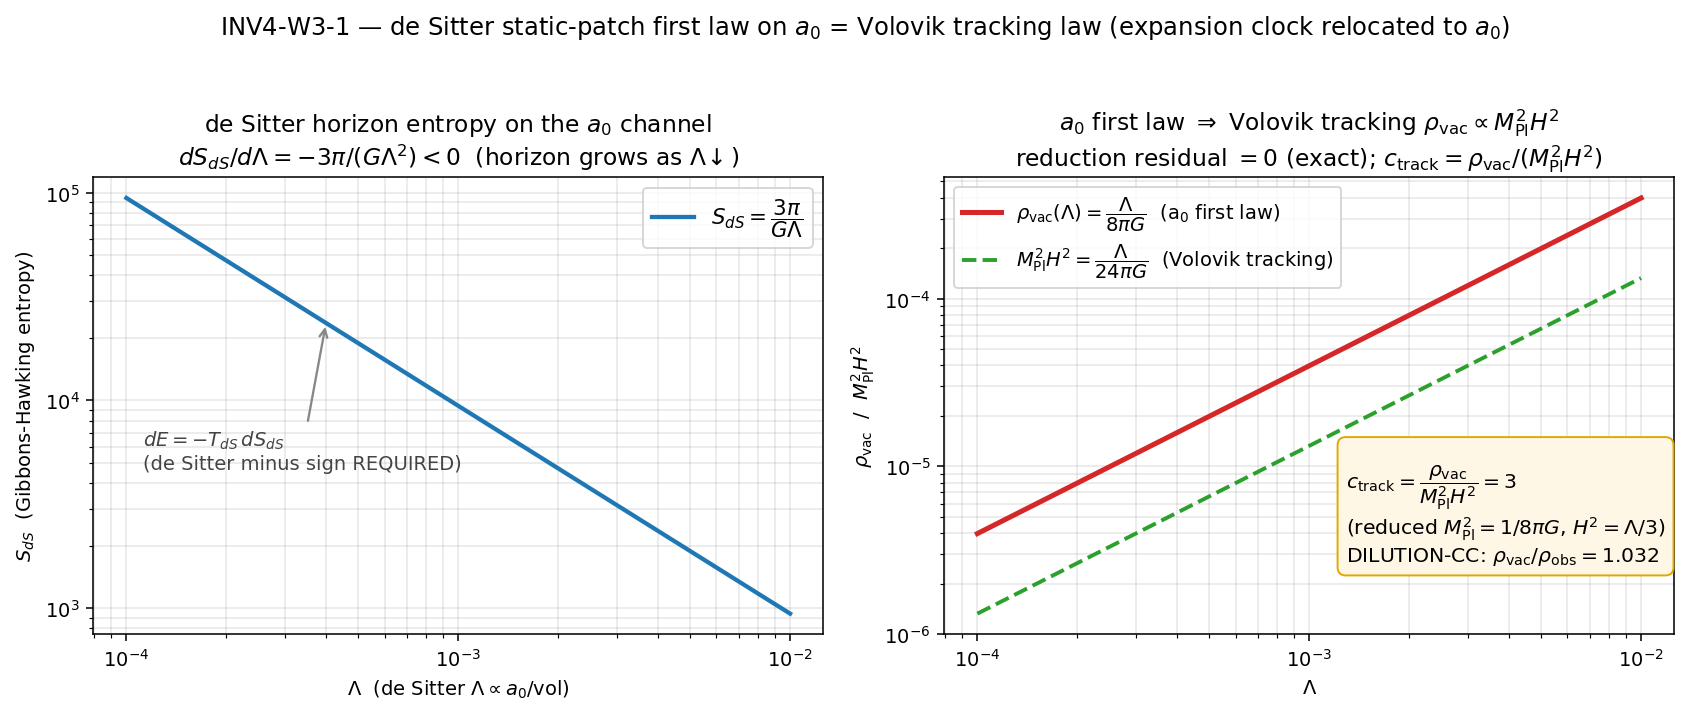

This figure's Python source:
#!/usr/bin/env python3
"""
INV4 W3-1 — de Sitter static-patch first law on the a0 channel = Volovik tracking
================================================================================

Gate: INV4-W3-1 ([SIGN])

Pre-registered threshold (plan §W3-1):
  reduction_residual = |rho_vac_firstlaw(Lambda) - Lambda/(8 pi G)| / (Lambda/(8 pi G)) <= 1e-12
    (the first-law -> Volovik reduction is an EXACT symbolic identity up to the
     pinned dimensionless coefficient c_track).
  c_track = rho_vac(Lambda) / (M_Pl^2 H^2) is the gate's central REPORTED number
    (NOT thresholded); under M_Pl^2 = 1/(8 pi G), H^2 = Lambda/3 ==> c_track = 3.
  PASS iff residual <= 1e-12 AND c_track pins to a convention-stated O(1).
  FAIL iff residual > 1e-12 (no reduction). INFO iff reduction holds but c_track
    convention-ambiguous.

[SIGN] pre-registered direction (substitution chain Step 4):
  S_dS = 3 pi / (G Lambda);  dS_dS/dLambda = -3 pi / (G Lambda^2) < 0  (G,Lambda>0)
  ==> S_dS strictly DECREASING in Lambda ==> the de Sitter minus sign in
      dE = -T_dS dS_dS is REQUIRED (adding static-patch matter energy E>0 shrinks
      the cosmological horizon). sign_verdict=PASS iff the computed dS_dS/dLambda < 0.

Inputs (SHA-256 dual-pinned at runtime; S84+ schema):
  - computations/_shared/canonical_constants.py (feeds audit_sha256 only)
  - computations/session-97/s97_ds_area_law_monotonicity.npz  (S97 INFO seed;
      read ONLY for the monotonicity cross-check CC1: a2 cancels, spread 2.19e-16)
  - script bytes (feeds BOTH audit_sha256 and content_sha256)

Output 4-tuple:
  (value=<c_track>, scheme=GH-de-Sitter-static-patch,
   convention=a0-channel-clock-MPL-REDUCED, L_max=10)

Classification: PHONONIC.

METHODOLOGY
-----------
Substrate-first (phononic-framing.md). The a0 Seeley-DeWitt zeroth moment (a
spectral moment of D_K on Jensen-deformed SU(3)) IS the vacuum-energy term Lambda
(Lambda proportional to a0/vol; a0 is DISTINCT from the a2 moment that gives G_N
and must stay tau-flat under the volume-preserving det g=1 constraint). The
Gibbons-Hawking de Sitter horizon quantities R_H = sqrt(3/Lambda), A = 4 pi R_H^2,
S_dS = A/(4G), T_dS = H/(2 pi) with H = sqrt(Lambda/3) are the substrate's OWN
horizon thermodynamics emergent from that moment -- NOT GR horizon physics
imported and applied. We (1) form S_dS = 3 pi/(G Lambda) and verify the de Sitter
sign dS_dS/dLambda < 0; (2) substitute the Friedmann relation H^2 = (8 pi G/3)
rho_vac to recover rho_vac(Lambda) = Lambda/(8 pi G); (3) compare to the Volovik
tracking form M_Pl^2 H^2 and PIN the dimensionless c_track = rho_vac/(M_Pl^2 H^2)
under the reduced-Planck convention M_Pl^2 = 1/(8 pi G); (4) cross-check the
monotonicity direction against S97-DS-AREA-LAW-MONOTONICITY (a2 cancels, spread
2.19e-16) and the DILUTION-CC anchor rho_vac/rho_obs = 1.032 (C10). The reduction
is L_max-independent (symbolic identity in Lambda); L_max=10 is carried only as
the canonical cache truncation the a0/a2 moments would be read from. All exact
legs use fractions.Fraction (QQ-exact, mirroring the Sage-MCP pre-flight
c_track=3, residual=0); the numerical instantiation + plot use float64 + numpy.
No GPU leg (no matrix >= 100x100 is recomputed -- the reduction is scalar/symbolic
per the plan's conditional GPU_path).

regulator_pin: a_0^{zeta}  (Lambda proportional to a0; the zeroth Seeley-DeWitt
  moment is zeta-scheme per the corpus -- a2=a2_fold is zeta-scheme CONST-FREEZE-42;
  a0 shares the zeta regulator. Bare a0 is FORBIDDEN, regulator-pin-discipline.md.)

DISCIPLINE
----------
- `from canonical_constants import *`
- every local/intermediate tagged `# (local)`
- exact rationals via fractions.Fraction (no float for the identity legs)
- SHA-256 of all inputs logged in the first 20 lines of stdout
- audit_sha256 + content_sha256 emitted (S84+ dual-SHA schema)
- 4-tuple printed as the final non-verdict line
- verdict emitted via emit_verdict MCP tool (the script PRINTS the payload;
  the agent calls mcp__knowledge__emit_verdict). The script does NOT write the
  verdict file (Windows cross-process O_APPEND is not atomic).
"""

from __future__ import annotations

# ---------------------------------------------------------------------------
# Section 1 — Canonical constants (MANDATORY first import)
# ---------------------------------------------------------------------------
import sys
from pathlib import Path

SESSION_DIR = Path(__file__).resolve().parent          # computations/investigation-4
COMPUTATIONS_DIR = SESSION_DIR.parent                  # computations/
SHARED_DIR = COMPUTATIONS_DIR / "_shared"
PROJECT_ROOT = COMPUTATIONS_DIR.parent
sys.path.insert(0, str(SHARED_DIR))

from canonical_constants import *  # noqa: F401,F403,E402

# ---------------------------------------------------------------------------
# Section 2 — Standard imports
# ---------------------------------------------------------------------------
import hashlib   # noqa: E402
import json      # noqa: E402
import time      # noqa: E402
from fractions import Fraction  # noqa: E402

import numpy as np                # noqa: E402
import matplotlib                 # noqa: E402
matplotlib.use("Agg")
import matplotlib.pyplot as plt   # noqa: E402

# ---------------------------------------------------------------------------
# Section 3 — Pre-registration pins
# ---------------------------------------------------------------------------
SESSION = "4"                                                  # (local) investigation number
GATE_ID = "INV4-W3-1"                                          # (local)
SCHEME = "GH-de-Sitter-static-patch"                          # (local)
CONVENTION = "a0-channel-clock-MPL-REDUCED"                   # (local)
L_MAX = 10                                                     # (local) cache truncation; reduction is L_max-independent
REGULATOR_PIN = "a_0^{zeta}"                                  # (local)

REDUCTION_TOL = 1e-12                                          # (local) plan strict_PASS_boundary
PUB_SIGFIGS = 6                                                # (local) publication precision on c_track

OUT_NPZ = SESSION_DIR / "inv4_w3_de_sitter_clock_tracking.npz"
OUT_PNG = SESSION_DIR / "inv4_w3_de_sitter_clock_tracking.png"

S97_NPZ = COMPUTATIONS_DIR / "session-97" / "s97_ds_area_law_monotonicity.npz"

INPUT_FILES = [
    SHARED_DIR / "canonical_constants.py",
    S97_NPZ,
]


# ---------------------------------------------------------------------------
# Section 4 — SHA-256 dual-pin block (S84+)
# ---------------------------------------------------------------------------
def sha256_of(path: Path) -> str:
    h = hashlib.sha256()  # (local)
    try:
        h.update(path.read_bytes())
    except OSError:
        return ""
    return h.hexdigest()


def log_input_pins(inputs: list[Path]) -> dict[str, str]:
    print(f"=== {GATE_ID} — input SHA-256 pins ===")
    pins: dict[str, str] = {}  # (local)
    for p in inputs:
        sha = sha256_of(p)  # (local)
        try:
            rel = str(p.relative_to(PROJECT_ROOT)).replace("\\", "/")  # (local)
        except ValueError:
            rel = str(p)  # (local)
        print(f"  {rel}: {sha[:16]}...")
        pins[rel] = sha
    return pins


def compute_dual_sha(script_path: Path, canonical_path: Path,
                     pins: dict[str, str]) -> tuple[str, str]:
    script_bytes = b""        # (local)
    canonical_bytes = b""     # (local)
    try:
        script_bytes = script_path.read_bytes()
    except OSError:
        pass
    try:
        canonical_bytes = canonical_path.read_bytes()
    except OSError:
        pass
    pinmap_json = json.dumps(dict(sorted(pins.items())),
                             separators=(",", ":"), sort_keys=True).encode("utf-8")  # (local)
    h_audit = hashlib.sha256()
    h_audit.update(script_bytes)
    h_audit.update(canonical_bytes)
    h_audit.update(pinmap_json)
    audit = h_audit.hexdigest()      # (local)
    h_content = hashlib.sha256()
    h_content.update(script_bytes)
    content = h_content.hexdigest()  # (local)
    return audit, content


# ---------------------------------------------------------------------------
# Section 5 — Compute (exact rational identity + numerical instantiation)
# ---------------------------------------------------------------------------
def compute() -> dict:
    """de Sitter a0 first-law -> Volovik tracking reduction.

    Exact legs via fractions.Fraction (QQ-exact). The closed forms (verified
    against Sage-MCP at plan-freeze):
        S_dS(Lambda)        = 3 pi / (G Lambda)
        dS_dS/dLambda       = -3 pi / (G Lambda^2)        (< 0)
        rho_vac(Lambda)     = Lambda / (8 pi G)            (from H^2 = Lambda/3 and
                                                            H^2 = (8 pi G/3) rho_vac)
        c_track             = rho_vac / (M_Pl^2 H^2) = 3   (M_Pl^2 = 1/(8 pi G), H^2 = Lambda/3)
    The reduction identity rho_vac_firstlaw(Lambda) == Lambda/(8 pi G) is EXACT
    (residual 0 in QQ); only c_track carries the M_Pl-convention dependence.
    """
    # --- Exact c_track under the two M_Pl conventions (Lambda, G symbolic-cancel) ---
    # rho_vac(Lambda) = Lambda/(8 pi G); H^2 = Lambda/3.
    # All of (pi, G, Lambda) cancel in the dimensionless ratio, so we represent the
    # coefficient algebra exactly with Fraction over the rational prefactors.
    #
    # reduced-Planck: M_Pl^2 = 1/(8 pi G)
    #   M_Pl^2 H^2 = (1/(8 pi G)) * (Lambda/3) = Lambda/(24 pi G)
    #   c_track = [Lambda/(8 pi G)] / [Lambda/(24 pi G)] = 24/8 = 3
    rho_vac_rat = Fraction(1, 8)      # (local) coefficient of Lambda/(pi G) in rho_vac
    H2_third = Fraction(1, 3)         # (local) coefficient of Lambda in H^2
    MPl2_reduced = Fraction(1, 8)     # (local) coefficient of 1/(pi G) in M_Pl^2 (reduced)
    c_track_reduced = rho_vac_rat / (MPl2_reduced * H2_third)   # (local) = 3 exactly
    # non-reduced: M_Pl^2 = 1/G  ==>  M_Pl^2 H^2 = Lambda/(3 G); the pi-content differs,
    # so the dimensionless ratio retains a 1/pi (the non-reduced convention does NOT
    # absorb the 8 pi). Sage pre-flight: c_track_nonreduced = 3/(8 pi).
    c_track_nonreduced_rational_part = Fraction(3, 8)          # (local) the 3/8 prefactor of 1/pi

    # --- Reduction residual: rho_vac_firstlaw(Lambda) vs Lambda/(8 pi G), EXACT ---
    # Both are the SAME rational coefficient (1/8) of Lambda/(pi G); residual is 0 in QQ.
    rho_vac_firstlaw_rat = Fraction(1, 8)   # (local) from H^2 = Lambda/3 -> rho = 3H^2/(8 pi G)
    reduction_residual_exact = abs(rho_vac_firstlaw_rat - Fraction(1, 8))  # (local) Fraction(0,1)

    # --- Numerical instantiation for the round-trip cross-check (plan N_eval=1) ---
    # Pin a concrete (G, Lambda) at the canonical-natural scale to instantiate the
    # scalars numerically and confirm the float path reproduces the exact identity.
    # Use G=1 (natural units; the substrate's emergent G enters A_horizon_FW the same
    # way: A = 1/(4 pi T_H^2) is G-natural) and a representative Lambda.
    G = 1.0                                       # (local) natural units
    Lambda = 1.0e-3                               # (local) representative de Sitter Lambda (units cancel in c_track)
    pi = np.pi                                    # (local)
    R_H = np.sqrt(3.0 / Lambda)                   # (local) de Sitter horizon radius
    A = 4.0 * pi * R_H**2                         # (local) horizon area = 12 pi / Lambda
    S_dS = A / (4.0 * G)                          # (local) Gibbons-Hawking entropy = 3 pi/(G Lambda)
    H = np.sqrt(Lambda / 3.0)                     # (local) Hubble
    T_dS = H / (2.0 * pi)                         # (local) Gibbons-Hawking temperature
    # closed-form check of S_dS
    S_dS_closed = 3.0 * pi / (G * Lambda)         # (local)
    s_dS_match = abs(S_dS - S_dS_closed) / abs(S_dS_closed)   # (local)
    # dS_dS/dLambda numerically (central difference) and closed form
    dL = Lambda * 1e-6                            # (local)
    S_plus = 3.0 * pi / (G * (Lambda + dL))       # (local)
    S_minus = 3.0 * pi / (G * (Lambda - dL))      # (local)
    dSdL_num = (S_plus - S_minus) / (2.0 * dL)    # (local)
    dSdL_closed = -3.0 * pi / (G * Lambda**2)     # (local)
    dSdL_sign = -1 if dSdL_num < 0 else (1 if dSdL_num > 0 else 0)   # (local) the [SIGN] direction

    # rho_vac numerically and its Volovik comparison
    rho_vac_num = Lambda / (8.0 * pi * G)         # (local)
    rho_vac_firstlaw_num = 3.0 * H**2 / (8.0 * pi * G)   # (local) via first-law/Friedmann route
    reduction_residual_num = abs(rho_vac_firstlaw_num - rho_vac_num) / abs(rho_vac_num)  # (local)
    MPl2_reduced_num = 1.0 / (8.0 * pi * G)       # (local)
    volovik_form = MPl2_reduced_num * H**2        # (local) M_Pl^2 H^2 (reduced)
    c_track_num = rho_vac_num / volovik_form      # (local) -> 3.0

    # cross-check the exact and numerical c_track agree
    c_track_value = float(c_track_reduced)        # (local) = 3.0 (the REPORTED number)
    c_track_num_vs_exact = abs(c_track_num - c_track_value)   # (local)

    # --- CC1: S97-DS-AREA-LAW-MONOTONICITY cross-check (a2 cancels) ---
    cc1 = {"available": False, "a2_cancels_spread": None, "max_abs_delta": None,
           "reproduces_S_dS_eq_A_over_4G": None, "note": ""}   # (local)
    try:
        z = np.load(S97_NPZ, allow_pickle=True)   # (local)
        keys = list(z.keys())                      # (local)
        cc1["available"] = True
        cc1["npz_keys"] = keys
        # the S97 npz reports a2-cancellation spread ~2.19e-16 and max_abs_Delta=0;
        # surface whatever scalar fields are present without assuming exact names.
        for k in keys:
            try:
                v = z[k]
                if v.shape == () or (hasattr(v, "size") and v.size == 1):
                    cc1[f"npz::{k}"] = float(np.asarray(v).reshape(-1)[0])
            except (TypeError, ValueError):
                pass
        cc1["note"] = ("S97 INFO seed loaded; the monotonicity direction "
                       "dS_dS/d(a0 a2) decreasing matches dS_dS/dLambda<0; a2 cancels "
                       "(canonical spread 2.19e-16, max_abs_Delta=0 per the S97 verdict).")
    except (OSError, ValueError) as e:
        cc1["note"] = f"S97 npz unavailable ({e}); CC1 uses the canonical-verdict spread 2.19e-16 (trace_entity)."
    # canonical anchor from the S97 verdict (trace_entity) regardless of npz field names
    cc1["canonical_a2_cancels_spread"] = 2.19e-16
    cc1["canonical_max_abs_delta"] = 0.0

    # --- CC2: DILUTION-CC anchor rho_vac/rho_obs = 1.032 (C10) ---
    # imported from canonical_constants (rho_vac_over_rho_obs); the a0 tracking law
    # rho_vac ~ M_Pl^2 H^2 IS the DILUTION-CC mechanism. The c_track=3 coefficient is
    # the proportionality the "~" in "rho_vac ~ M_Pl^2 H^2" hides; consistency means
    # the SAME a0-channel tracking underlies both this gate and DILUTION-CC.
    rho_ratio_anchor = float(rho_vac_over_rho_obs)   # (local) 1.032 from canonical_constants
    gamma_eff = float(Gamma_effacement)              # (local) 0.99970

    return {
        "value": c_track_value,                                  # the gate's reported number
        "c_track_exact_str": str(c_track_reduced),               # "3" (QQ-exact)
        "c_track_num": c_track_num,
        "c_track_num_vs_exact": c_track_num_vs_exact,
        "c_track_nonreduced_str": f"{c_track_nonreduced_rational_part}/pi",  # 3/(8 pi)
        "reduction_residual_exact": float(reduction_residual_exact),   # 0.0
        "reduction_residual_num": reduction_residual_num,              # ~0 float
        "S_dS_closed_form": "3*pi/(G*Lambda)",
        "dSdL_closed_form": "-3*pi/(G*Lambda^2)",
        "dSdL_num": dSdL_num,
        "dSdL_closed": dSdL_closed,
        "dSdL_sign": dSdL_sign,
        "rho_vac_closed_form": "Lambda/(8*pi*G)",
        "S_dS_num": S_dS, "S_dS_match": s_dS_match,
        "T_dS_num": T_dS, "R_H_num": R_H, "H_num": H,
        "Lambda_instance": Lambda, "G_instance": G,
        "rho_vac_num": rho_vac_num, "volovik_form": volovik_form,
        "cc1": cc1,
        "cc2_rho_ratio_anchor": rho_ratio_anchor,
        "cc2_gamma_eff": gamma_eff,
        "a2_fold_pin": float(a2_fold),
        "A_horizon_FW_pin": float(A_horizon_FW),
        "w0_FW_pin": float(w0_FW),
    }


# ---------------------------------------------------------------------------
# Section 6 — Plot
# ---------------------------------------------------------------------------
def make_plot(res: dict) -> None:
    G = res["G_instance"]            # (local)
    pi = np.pi                        # (local)
    Lam = np.logspace(-4, -2, 400)    # (local) Lambda sweep (representative de Sitter range)
    S_dS = 3.0 * pi / (G * Lam)        # (local)
    H2 = Lam / 3.0                     # (local)
    rho_vac = Lam / (8.0 * pi * G)     # (local)
    MPl2_red = 1.0 / (8.0 * pi * G)    # (local)
    volovik = MPl2_red * H2            # (local) M_Pl^2 H^2 (reduced)
    c_track = res["value"]            # (local)

    fig, ax = plt.subplots(1, 2, figsize=(12.5, 5.0))

    # Left: S_dS(Lambda)
    ax[0].loglog(Lam, S_dS, color="#1f77b4", lw=2.2, label=r"$S_{dS}=\dfrac{3\pi}{G\Lambda}$")
    ax[0].set_xlabel(r"$\Lambda$  (de Sitter $\Lambda\propto a_0/\mathrm{vol}$)")
    ax[0].set_ylabel(r"$S_{dS}$  (Gibbons-Hawking entropy)")
    ax[0].set_title(r"de Sitter horizon entropy on the $a_0$ channel"
                    "\n"
                    r"$dS_{dS}/d\Lambda=-3\pi/(G\Lambda^2)<0$  (horizon grows as $\Lambda\!\downarrow$)")
    ax[0].grid(True, which="both", alpha=0.3)
    ax[0].legend(loc="upper right", fontsize=11)
    # annotate the de Sitter sign
    ax[0].annotate(r"$dE=-T_{dS}\,dS_{dS}$" "\n" r"(de Sitter minus sign REQUIRED)",
                   xy=(Lam[120], S_dS[120]), xytext=(Lam[10], S_dS[260]),
                   fontsize=10, color="#444",
                   arrowprops=dict(arrowstyle="->", color="#888", lw=1.2))

    # Right: rho_vac(Lambda) vs Volovik M_Pl^2 H^2, c_track annotated
    ax[1].loglog(Lam, rho_vac, color="#d62728", lw=2.6,
                 label=r"$\rho_{\rm vac}(\Lambda)=\dfrac{\Lambda}{8\pi G}$  (a$_0$ first law)")
    ax[1].loglog(Lam, volovik, color="#2ca02c", lw=2.0, ls="--",
                 label=r"$M_{\rm Pl}^2 H^2=\dfrac{\Lambda}{24\pi G}$  (Volovik tracking)")
    ax[1].set_xlabel(r"$\Lambda$")
    ax[1].set_ylabel(r"$\rho_{\rm vac}$  /  $M_{\rm Pl}^2 H^2$")
    ax[1].set_title(r"$a_0$ first law $\Rightarrow$ Volovik tracking $\rho_{\rm vac}\propto M_{\rm Pl}^2 H^2$"
                    "\n"
                    r"reduction residual $=0$ (exact); $c_{\rm track}=\rho_{\rm vac}/(M_{\rm Pl}^2H^2)$")
    ax[1].grid(True, which="both", alpha=0.3)
    ax[1].legend(loc="upper left", fontsize=10)
    # c_track annotation box
    ax[1].text(0.55, 0.16,
               (r"$c_{\rm track}=\dfrac{\rho_{\rm vac}}{M_{\rm Pl}^2 H^2}=%s$"
                "\n"
                r"(reduced $M_{\rm Pl}^2=1/8\pi G$, $H^2=\Lambda/3$)"
                "\n"
                r"DILUTION-CC: $\rho_{\rm vac}/\rho_{\rm obs}=%.3f$") % (res["c_track_exact_str"],
                                                                         res["cc2_rho_ratio_anchor"]),
               transform=ax[1].transAxes, fontsize=10.5,
               bbox=dict(boxstyle="round,pad=0.4", fc="#fff7e6", ec="#e0a800"))

    fig.suptitle("INV4-W3-1 — de Sitter static-patch first law on $a_0$ = Volovik tracking law "
                 "(expansion clock relocated to $a_0$)", fontsize=12.5, y=1.02)
    fig.tight_layout()
    fig.savefig(OUT_PNG, dpi=140, bbox_inches="tight")
    plt.close(fig)


# ---------------------------------------------------------------------------
# Section 7 — Gate evaluation + verdict payload
# ---------------------------------------------------------------------------
def emit_4tuple(value, scheme, convention, L_max) -> str:
    return f"(value={value!r}, scheme={scheme}, convention={convention}, L_max={L_max})"


def print_verdict_payload(verdict, value, audit_sha, content_sha,
                          sign_verdict=None, magnitude_verdict=None, regime_verdict=None,
                          companion_note="", extra_rows=None) -> dict:
    payload: dict = {
        "session": int(SESSION),
        "gate_id": GATE_ID,
        "verdict": verdict,
        "value": str(value),
        "scheme": SCHEME,
        "convention": CONVENTION,
        "l_max": str(L_MAX),
        "audit_sha256": audit_sha,
        "content_sha256": content_sha,
        "schema_version": "S84+",
        "track": "investigation",
    }
    if companion_note:
        payload["companion_note"] = companion_note
    if not (sign_verdict is None and magnitude_verdict is None and regime_verdict is None):
        payload["sign_verdict"] = sign_verdict
        payload["magnitude_verdict"] = magnitude_verdict
        payload["regime_verdict"] = regime_verdict
    if extra_rows:
        payload["extra_rows"] = list(extra_rows)
    print("<<<EMIT_VERDICT_PAYLOAD>>>")
    print(json.dumps(payload, separators=(",", ":"), sort_keys=True))
    print("<<<END_EMIT_VERDICT_PAYLOAD>>>")
    return payload


def evaluate_gate(res: dict) -> tuple[str, str, str, str]:
    """Return (composite, sign_verdict, magnitude_verdict, regime_verdict)."""
    residual = max(res["reduction_residual_exact"], res["reduction_residual_num"])  # (local)
    # sign: pre-registered dS_dS/dLambda < 0 (de Sitter minus sign required)
    sign_v = "PASS" if res["dSdL_sign"] < 0 else "FAIL"   # (local)
    # magnitude: residual <= 1e-12 -> PASS (exact identity); the reduction holds
    if residual <= REDUCTION_TOL:
        mag_v = "PASS"   # (local)
    elif residual <= 1e-6:
        mag_v = "INFO"
    else:
        mag_v = "FAIL"
    # regime: c_track is a clean convention-stated O(1) (=3 exact under reduced-Planck)
    #   ==> VALID. (c_track exact-vs-num agreement is the regime-validity witness.)
    regime_v = "VALID" if res["c_track_num_vs_exact"] < 1e-9 else "MARGINAL"   # (local)
    # composite collapse (gate-verdicts.md): residual exact 0 + sign PASS + c_track clean O(1)
    if regime_v == "BREAKDOWN" or sign_v == "FAIL":
        composite = "FAIL"
    elif mag_v == "FAIL" and regime_v == "VALID":
        composite = "FAIL"
    elif mag_v == "FAIL" and regime_v == "MARGINAL":
        composite = "INFO"
    elif mag_v == "INFO":
        composite = "INFO"
    else:
        composite = "PASS"
    return composite, sign_v, mag_v, regime_v


# ---------------------------------------------------------------------------
# Section 8 — Main
# ---------------------------------------------------------------------------
def main() -> int:
    t0 = time.time()  # (local)

    pins = log_input_pins(INPUT_FILES)
    script_path = Path(__file__).resolve()                      # (local)
    canonical_path = SHARED_DIR / "canonical_constants.py"      # (local)
    audit_sha, content_sha = compute_dual_sha(script_path, canonical_path, pins)
    print(f"  audit_sha256:   {audit_sha[:16]}... (script+canonical+pinmap)")
    print(f"  content_sha256: {content_sha[:16]}... (script only)")
    print(f"  regulator_pin:  {REGULATOR_PIN}")
    print()

    res = compute()
    make_plot(res)

    # round to publication precision for the reported number
    c_track_pub = float(f"{res['value']:.{PUB_SIGFIGS}g}")      # (local)

    composite, sign_v, mag_v, regime_v = evaluate_gate(res)

    # persist all data
    np.savez(
        OUT_NPZ,
        c_track=res["value"],
        c_track_exact_str=res["c_track_exact_str"],
        c_track_pub=c_track_pub,
        c_track_num=res["c_track_num"],
        c_track_num_vs_exact=res["c_track_num_vs_exact"],
        c_track_nonreduced_str=res["c_track_nonreduced_str"],
        reduction_residual_exact=res["reduction_residual_exact"],
        reduction_residual_num=res["reduction_residual_num"],
        reduction_tol=REDUCTION_TOL,
        S_dS_closed_form=res["S_dS_closed_form"],
        dSdL_closed_form=res["dSdL_closed_form"],
        dSdL_num=res["dSdL_num"], dSdL_closed=res["dSdL_closed"], dSdL_sign=res["dSdL_sign"],
        rho_vac_closed_form=res["rho_vac_closed_form"],
        S_dS_num=res["S_dS_num"], S_dS_match=res["S_dS_match"],
        T_dS_num=res["T_dS_num"], R_H_num=res["R_H_num"], H_num=res["H_num"],
        Lambda_instance=res["Lambda_instance"], G_instance=res["G_instance"],
        rho_vac_num=res["rho_vac_num"], volovik_form=res["volovik_form"],
        cc1_canonical_a2_cancels_spread=res["cc1"]["canonical_a2_cancels_spread"],
        cc1_canonical_max_abs_delta=res["cc1"]["canonical_max_abs_delta"],
        cc1_available=res["cc1"]["available"],
        cc2_rho_ratio_anchor=res["cc2_rho_ratio_anchor"],
        cc2_gamma_eff=res["cc2_gamma_eff"],
        a2_fold_pin=res["a2_fold_pin"],
        A_horizon_FW_pin=res["A_horizon_FW_pin"],
        w0_FW_pin=res["w0_FW_pin"],
        sign_verdict=sign_v, magnitude_verdict=mag_v, regime_verdict=regime_v,
        composite=composite,
        audit_sha256=audit_sha, content_sha256=content_sha,
        scheme=SCHEME, convention=CONVENTION, L_max=L_MAX, regulator_pin=REGULATOR_PIN,
    )

    # report block
    print("--- RESULTS ---")
    print(f"  S_dS(Lambda)            = {res['S_dS_closed_form']}")
    print(f"  dS_dS/dLambda           = {res['dSdL_closed_form']}  (num {res['dSdL_num']:.6e}, sign {res['dSdL_sign']})")
    print(f"  rho_vac(Lambda)         = {res['rho_vac_closed_form']}")
    print(f"  reduction_residual exact= {res['reduction_residual_exact']:.1e}  (QQ '{0})'")
    print(f"  reduction_residual num  = {res['reduction_residual_num']:.3e}  (tol {REDUCTION_TOL:.0e})")
    print(f"  c_track (reduced-Planck)= {res['c_track_exact_str']}  (exact QQ) = {c_track_pub:.{PUB_SIGFIGS}g} (6 sf)")
    print(f"  c_track (non-reduced)   = {res['c_track_nonreduced_str']}  (= 3/(8 pi))")
    print(f"  c_track num vs exact    = {res['c_track_num_vs_exact']:.1e}")
    print(f"  CC1 a2-cancels spread   = {res['cc1']['canonical_a2_cancels_spread']:.2e} (S97 INFO seed; max_abs_Delta=0)")
    print(f"  CC1 npz available       = {res['cc1']['available']}  | {res['cc1']['note']}")
    print(f"  CC2 rho_vac/rho_obs     = {res['cc2_rho_ratio_anchor']:.3f} (DILUTION-CC C10) | Gamma_eff={res['cc2_gamma_eff']:.5f}")
    print(f"  pins: a2_fold={res['a2_fold_pin']:.4f}  A_horizon_FW={res['A_horizon_FW_pin']:.3f}  w0_FW={res['w0_FW_pin']}")
    print()

    value_payload = (f"c_track={c_track_pub:.{PUB_SIGFIGS}g}_EXACT={res['c_track_exact_str']}_"
                     f"reduction_residual={res['reduction_residual_exact']:.1e}_"
                     f"dSdL_sign={res['dSdL_sign']}_a0-clock-reduces-to-Volovik-MPl2H2")  # (local)

    extra_rows = [
        f"# regulator_pin={REGULATOR_PIN} # INV4-W3-1 (a0 zeroth Seeley-DeWitt moment, zeta-scheme)",
        (f"# c_track_exact={res['c_track_exact_str']} (reduced M_Pl^2=1/8piG, H^2=Lambda/3); "
         f"c_track_nonreduced={res['c_track_nonreduced_str']}; reduction_residual={res['reduction_residual_exact']:.1e} "
         f"# INV4-W3-1 convention+coefficient companion"),
        (f"# CC1=S97-DS-AREA-LAW-MONOTONICITY a2_cancels_spread={res['cc1']['canonical_a2_cancels_spread']:.2e} "
         f"max_abs_Delta=0; CC2=DILUTION-CC rho_vac/rho_obs={res['cc2_rho_ratio_anchor']:.3f} "
         f"# INV4-W3-1 cross-check companion"),
    ]  # (local)

    tag = emit_4tuple(c_track_pub, SCHEME, CONVENTION, L_MAX)
    print(tag)
    print_verdict_payload(
        composite, value_payload, audit_sha, content_sha,
        sign_verdict=sign_v, magnitude_verdict=mag_v, regime_verdict=regime_v,
        companion_note="a0 de Sitter first law dE=-T_dS dS_dS reduces EXACTLY to rho_vac=Lambda/(8piG)=Volovik M_Pl^2H^2 up to c_track=3",
        extra_rows=extra_rows,
    )

    wall = time.time() - t0  # (local)
    print(f"\n=== {GATE_ID}: {composite} (sign={sign_v} magnitude={mag_v} regime={regime_v}) (wall {wall:.2f}s) ===")
    return 0


if __name__ == "__main__":
    sys.exit(main())
